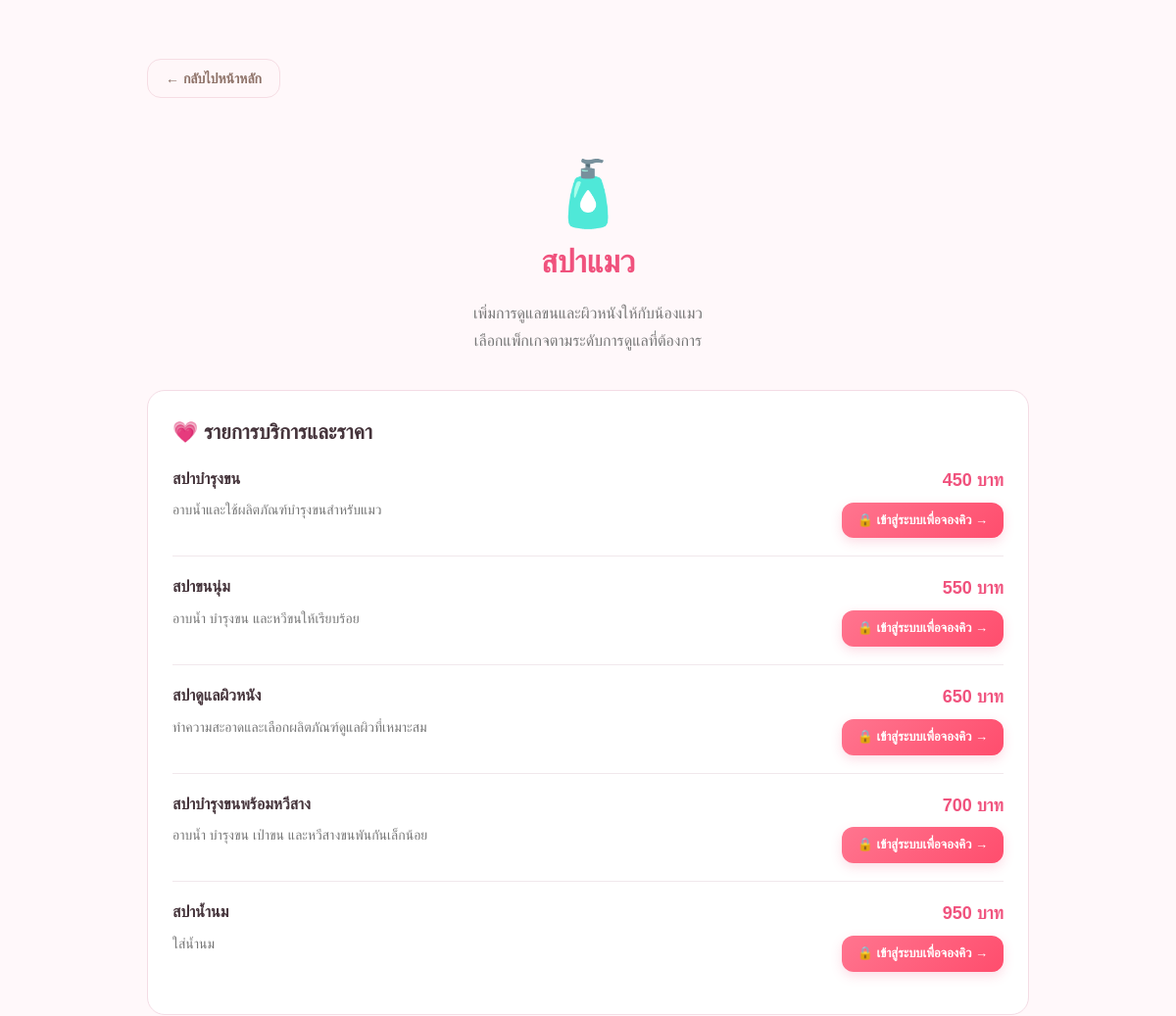
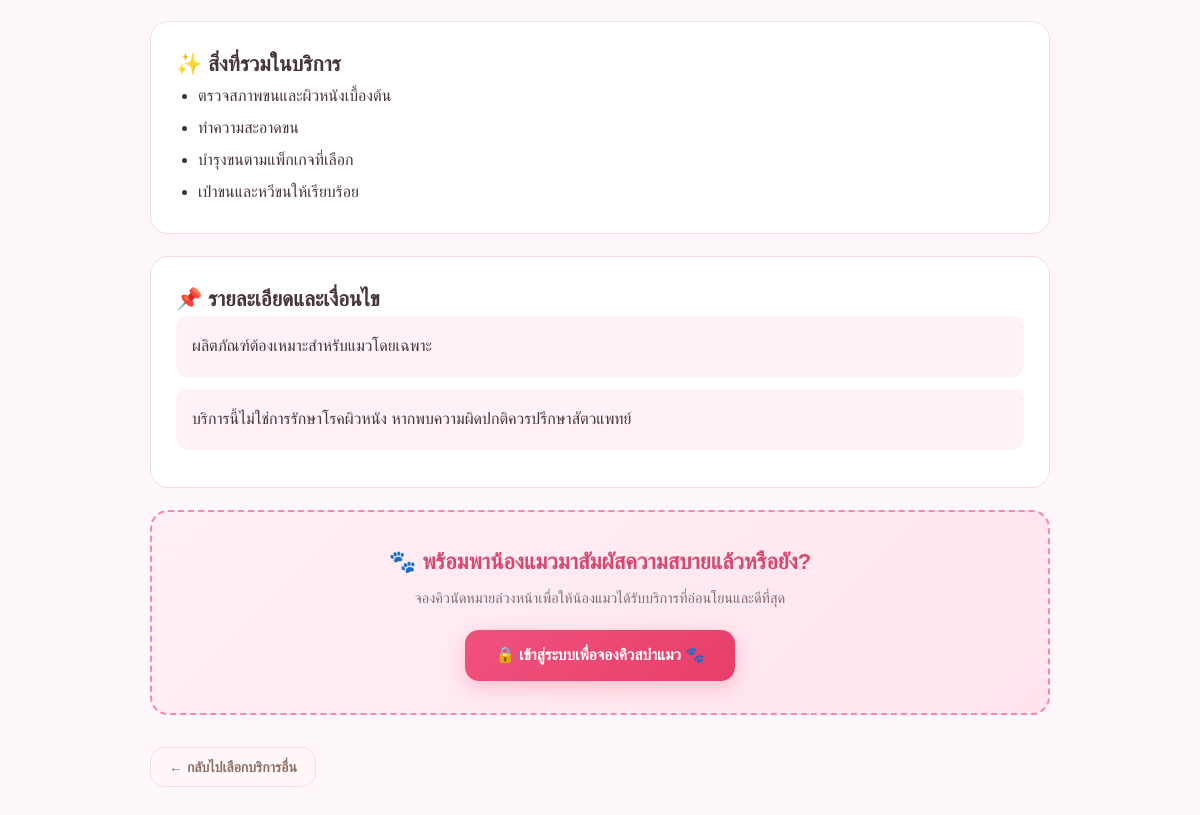
/service/spa, run on the app's committed database (2 pictures, top to bottom).
### tables this page shows
CREATE TABLE services (
            service_id INTEGER PRIMARY KEY AUTOINCREMENT,
            category TEXT NOT NULL,
            service_name TEXT NOT NULL,
            description TEXT,
            price INTEGER NOT NULL CHECK(price >= 0),
            is_active INTEGER NOT NULL DEFAULT 1,
            created_at TEXT DEFAULT CURRENT_TIMESTAMP
        );

### app.py (the view)
@app.route("/service/<service_id>")
def service_detail(service_id):
    service_metadata = {
        "bath": {
            "name": "อาบน้ำแมว",
            "icon": "🛁",
            "subtitle": "ทำความสะอาดขนและผิวหนังอย่างอ่อนโยน",
            "description": "เหมาะสำหรับแมวที่ต้องการดูแลความสะอาดเป็นประจำ",
            "category_db": "อาบน้ำแมว",
            "included": [
                "ตรวจสภาพขนและผิวหนังก่อนให้บริการ",
                "ใช้แชมพูที่เหมาะกับแมว",
                "ล้างแชมพูออกให้สะอาด",
                "เช็ดตัวและเป่าขนให้แห้ง",
                "หวีขนและตรวจความเรียบร้อย"
            ],
            "notes": [
                "ราคาขึ้นอยู่กับความยาวขนและสภาพขน",
                "ขนพันกันมากหรือมีปัญหาผิวหนัง อาจต้องประเมินก่อนให้บริการ"
            ]
        },
        "spa": {
            "name": "สปาแมว",
            "icon": "🧴",
            "subtitle": "เพิ่มการดูแลขนและผิวหนังให้กับน้องแมว",
            "description": "เลือกแพ็กเกจตามระดับการดูแลที่ต้องการ",
            "category_db": "สปาแมว",
            "included": [
                "ตรวจสภาพขนและผิวหนังเบื้องต้น",
                "ทำความสะอาดขน",
                "บำรุงขนตามแพ็กเกจที่เลือก",
                "เป่าขนและหวีขนให้เรียบร้อย"
            ],
            "notes": [
                "ผลิตภัณฑ์ต้องเหมาะสำหรับแมวโดยเฉพาะ",
                "บริการนี้ไม่ใช่การรักษาโรคผิวหนัง หากพบความผิดปกติควรปรึกษาสัตวแพทย์"
            ]
        },
        "haircut": {
            "name": "ตัดแต่งขน",
            "icon": "✂️",
            "subtitle": "เลือกทรงที่เหมาะกับน้องแมว",
            "description": "ราคาแตกต่างตามรูปแบบการตัดและสภาพขน",
            "category_db": "ตัดแต่งขน",
            "included": [
                "ตรวจสภาพขนก่อนตัด",
                "เลือกทรงร่วมกับเจ้าของ",
                "ตัดแต่งขนตามรายการที่เลือก",
                "ตรวจความเรียบร้อยหลังตัด"
            ],
            "notes": [
                "ราคาเป็นตัวอย่างสำหรับขนที่สามารถตัดได้ตามปกติ",
                "ขนพันกันแน่นมากอาจต้องประเมินความปลอดภัยก่อนตัด",
                "ไม่รับประกันทรงเหมือนภาพตัวอย่างทุกประการ เพราะขึ้นอยู่กับสภาพขนของแมว"
            ]
        },
        "nails": {
            "name": "ตัดเล็บ",
            "icon": "🐾",
            "subtitle": "ดูแลเล็บและอุ้งเท้าอย่างระมัดระวัง",
            "description": "เลือกบริการดูแลเล็บตามความต้องการ",
            "category_db": "ตัดเล็บ",
            "included": [
                "ตรวจเล็บและอุ้งเท้าก่อนเริ่ม",
                "ตัดเฉพาะส่วนปลายเล็บอย่างระมัดระวัง",
                "ตรวจความเรียบร้อยหลังให้บริการ"
            ],
            "notes": [
                "หากแมวเครียดมากหรือไม่สามารถให้บริการได้อย่างปลอดภัย อาจต้องหยุดพัก",
                "หากพบเล็บผิดปกติหรืออุ้งเท้าบาดเจ็บ ควรปรึกษาสัตวแพทย์"
            ]
        }
    }
    meta = service_metadata.get(service_id)
    slug = service_id
    if not meta:
        for k, v in service_metadata.items():
            if v["name"] == service_id or v["category_db"] == service_id:
                meta = v
                slug = k
                break
    if not meta:
        return "ไม่พบบริการที่ต้องการ", 404
    connection = get_db_connection()
    rows = connection.execute("""
        SELECT service_id, category, service_name, description, price
        FROM services
        WHERE (category = ? OR category = ?) AND is_active = 1
        ORDER BY price ASC

    """, (meta["category_db"], slug)).fetchall()
    connection.close()
    pricing = []
    for r in rows:
        pricing.append({
            "service_id": r["service_id"],
            "name": r["service_name"],
            "price": r["price"],
            "description": r["description"] or ""
        })
    service = dict(meta)
    service["pricing"] = pricing
    service["slug"] = slug
    return render_template(
        "service_detail.html",
        service=service
    )

### app.py (called while the page is built, shortened)
@app.context_processor
def inject_notifications():
    return {
        "customer_notifications": [],
        "unread_notifications_count": 0,
        "urgent_notifications": [],
        "urgent_notifications_count": 0,
        "review_notifications": []
    }

### database.py (called while the page is built)
def get_db_connection():
    connection = sqlite3.connect(DATABASE)
    connection.row_factory = sqlite3.Row
    return connection

### templates/service_detail.html (shortened to what this page needs)
<!DOCTYPE html>
<html lang="th">
<head>
    <link rel="stylesheet"
          href="{{ url_for('static', filename='css/style.css') }}">
</head>
<body>
<div class="detail-container">
    <a href="/" class="back-link">
        ← กลับไปหน้าหลัก
    </a>
    <header class="detail-header">
        <div class="detail-hero-icon">{{ service.icon }}</div>
        <h1>{{ service.name }}</h1>
        <p>{{ service.subtitle }}</p>
        <p>{{ service.description }}</p>
    </header>
    <section class="detail-card">
        <h2>💗 รายการบริการและราคา</h2>
        {% for item in service.pricing %}
        <div class="price-item">
            <div class="price-info">
                <h3>{{ item.name }}</h3>
                <p>{{ item.description }}</p>
            </div>
            <div class="price-action-group">
                <div class="price">
                    {{ "{:,}".format(item.price) }} บาท
                </div>
                {% if session.get('user_id') %}
                    <a href="{{ url_for('new_booking', service_id=item.service_id) }}" class="btn-book-service">
                        จองคิวบริการนี้ →
                    </a>
                {% else %}
                    <a href="{{ url_for('login', next=url_for('new_booking', service_id=item.service_id)) }}" class="btn-book-service btn-book-login">
                        🔒 เข้าสู่ระบบเพื่อจองคิว →
                    </a>
                {% endif %}
            </div>
        </div>
        {% endfor %}
    </section>
    <section class="detail-card">
        <h2>✨ สิ่งที่รวมในบริการ</h2>
        <ul class="detail-list">
            {% for item in service.included %}
                <li>{{ item }}</li>
            {% endfor %}
        </ul>
    </section>
    <section class="detail-card">
        <h2>📌 รายละเอียดและเงื่อนไข</h2>
        {% for note in service.notes %}
            <div class="notice">
                {{ note }}
            </div>
        {% endfor %}
    </section>
    <section class="detail-card book-cta-banner">
        <h2>🐾 พร้อมพาน้องแมวมาสัมผัสความสบายแล้วหรือยัง?</h2>
        <p>จองคิวนัดหมายล่วงหน้าเพื่อให้น้องแมวได้รับบริการที่อ่อนโยนและดีที่สุด</p>
        {% if session.get('user_id') %}
            <a href="{{ url_for('new_booking', category=service.slug) }}" class="btn-cta-main">
                จองคิว{{ service.name }}ทันที 🐾
            </a>
        {% else %}
            <a href="{{ url_for('login', next=url_for('new_booking', category=service.slug)) }}" class="btn-cta-main">
                🔒 เข้าสู่ระบบเพื่อจองคิว{{ service.name }} 🐾
            </a>
        {% endif %}
    </section>
    <a href="/" class="back-link">
        ← กลับไปเลือกบริการอื่น
    </a>
</div>
</body>
</html>

### templates/service_detail.html (style rules this page uses)
body { background: #fff8fa; color: #45343b; font-family: Arial, sans-serif; margin: 0; padding: 30px 16px; }
.detail-container { max-width: 900px; margin: 20px auto; }
.detail-header { text-align: center; padding: 35px 20px; }
.detail-hero-icon { position: static !important; font-size: 65px; margin: 0 auto 12px; display: inline-block; width: auto !important; height: auto !important; background: none !important; box-shadow: none !important; border: none !important; border-radius: 0 !important; line-height: 1; }
.detail-header h1 { color: #f0527d; margin-bottom: 12px; }
.detail-header p { color: #777; line-height: 1.8; }
.detail-card { background: white; border: 1px solid #f4dce5; border-radius: 18px; padding: 25px; margin-bottom: 22px; }
.detail-card h2 { font-size: 21px; margin-top: 0; }
.price-item { display: flex; justify-content: space-between; align-items: flex-start; gap: 20px; padding: 18px 0; border-bottom: 1px solid #f1e8ec; }
.price-item:last-child { border-bottom: none; }
.price-info { flex: 1; }
.price-info h3 { font-size: 16px; margin: 0 0 8px; }
.price-info p { color: #777; font-size: 14px; line-height: 1.7; margin: 0; }
.price { color: #f0527d; font-weight: bold; white-space: nowrap; font-size: 18px; }
.price-action-group { display: flex; flex-direction: column; align-items: flex-end; gap: 8px; }
.btn-book-service { display: inline-flex; align-items: center; gap: 6px; background: linear-gradient(135deg, #f0527d, #e83e6b); color: #ffffff; text-decoration: none; padding: 8px 16px; border-radius: 12px; font-size: 13px; font-weight: 700; box-shadow: 0 4px 12px rgba(240, 82, 125, 0.2); transition: all 0.25s ease; white-space: nowrap; }
.btn-book-login { background: linear-gradient(135deg, #ff758f, #ff4d6d); }
.book-cta-banner { background: linear-gradient(135deg, #fff0f5, #ffe4ec); border: 2px dashed #f689ad; text-align: center; padding: 32px 24px; }
.book-cta-banner h2 { color: #d94771; margin-bottom: 8px; font-size: 22px; }
.book-cta-banner p { color: #7f6e76; margin-bottom: 20px; font-size: 14.5px; }
.btn-cta-main { display: inline-flex; align-items: center; gap: 8px; background: linear-gradient(135deg, #f0527d, #e83e6b); color: #ffffff; text-decoration: none; padding: 13px 30px; border-radius: 14px; font-size: 15.5px; font-weight: 800; box-shadow: 0 6px 20px rgba(240, 82, 125, 0.3); transition: all 0.25s ease; }
.detail-list { padding-left: 22px; line-height: 2; }
.notice { background: #fff2f6; padding: 16px; border-radius: 12px; line-height: 1.8; margin-bottom: 12px; }
.back-link { display: inline-block; margin: 10px 0 30px; color: #f0527d; text-decoration: none; font-weight: bold; }

### data on the page
services: name "สปาบำรุงขน", description "อาบน้ำและใช้ผลิตภัณฑ์บำรุงขนสำหรับแมว", price "450"
services: name "สปาขนนุ่ม", description "อาบน้ำ บำรุงขน และหวีขนให้เรียบร้อย", price "550"
services: name "สปาดูแลผิวหนัง", description "ทำความสะอาดและเลือกผลิตภัณฑ์ดูแลผิวที่เหมาะสม", price "650"
services: name "สปาบำรุงขนพร้อมหวีสาง", description "อาบน้ำ บำรุงขน เป่าขน และหวีสางขนพันกันเล็กน้อย", price "700"
services: name "สปาน้ำนม", description "ใส่น้ำนม", price "950"

### other printed values
{{ service.icon }} "🧴"
{{ service.name }} "สปาแมว"
{{ service.subtitle }} "เพิ่มการดูแลขนและผิวหนังให้กับน้องแมว"
{{ service.description }} "เลือกแพ็กเกจตามระดับการดูแลที่ต้องการ"
{{ item }} "ตรวจสภาพขนและผิวหนังเบื้องต้น" "ทำความสะอาดขน" "บำรุงขนตามแพ็กเกจที่เลือก" "เป่าขนและหวีขนให้เรียบร้อย"
{{ note }} "ผลิตภัณฑ์ต้องเหมาะสำหรับแมวโดยเฉพาะ" "บริการนี้ไม่ใช่การรักษาโรคผิวหนัง หากพบความผิดปกติควรปรึกษาสัตวแพทย์"
